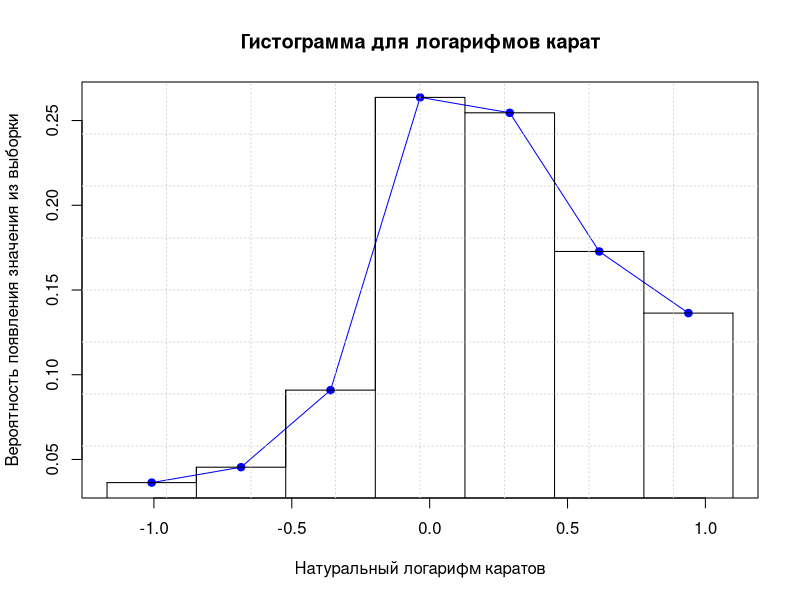
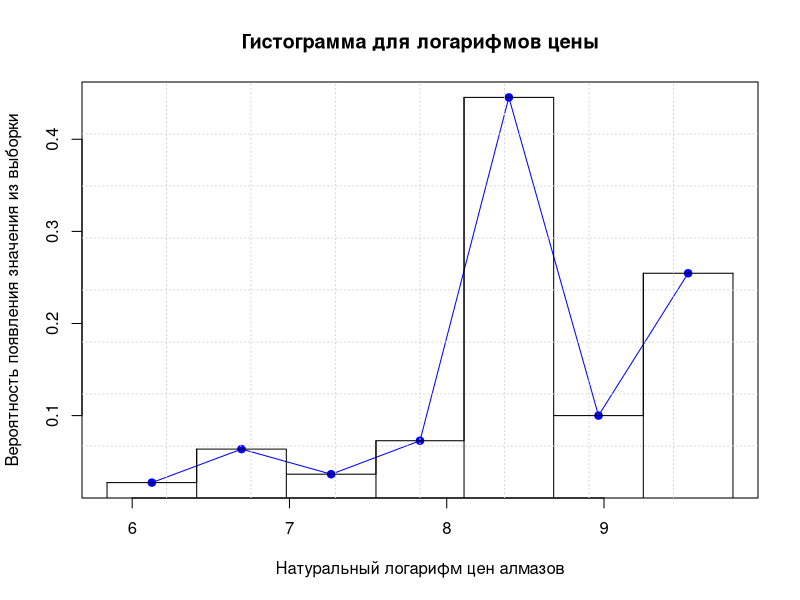
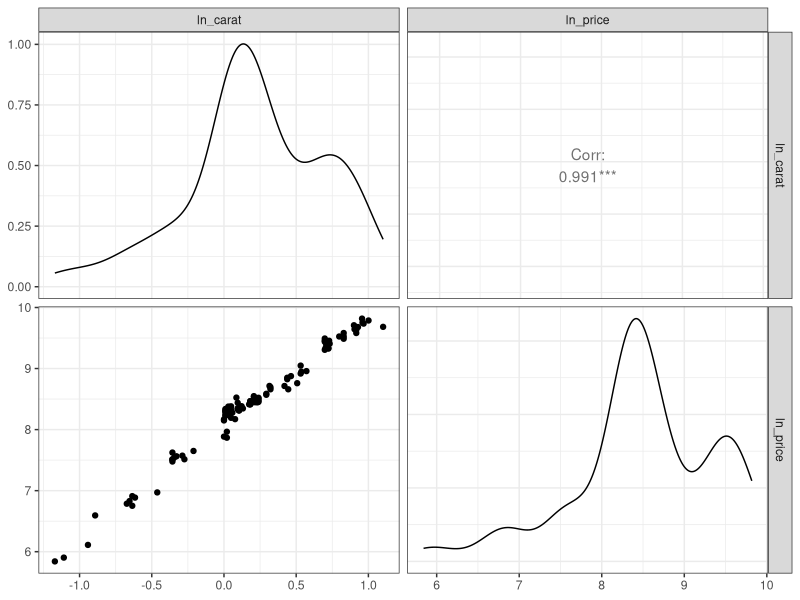
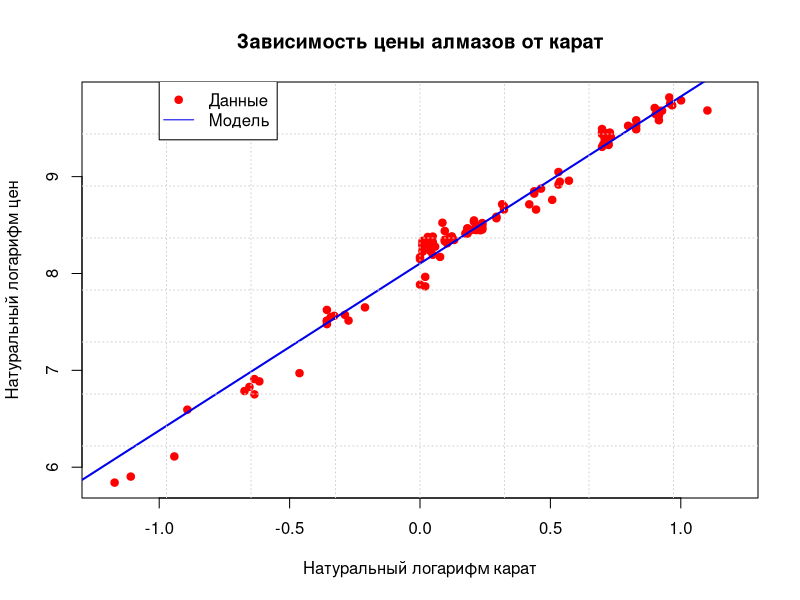
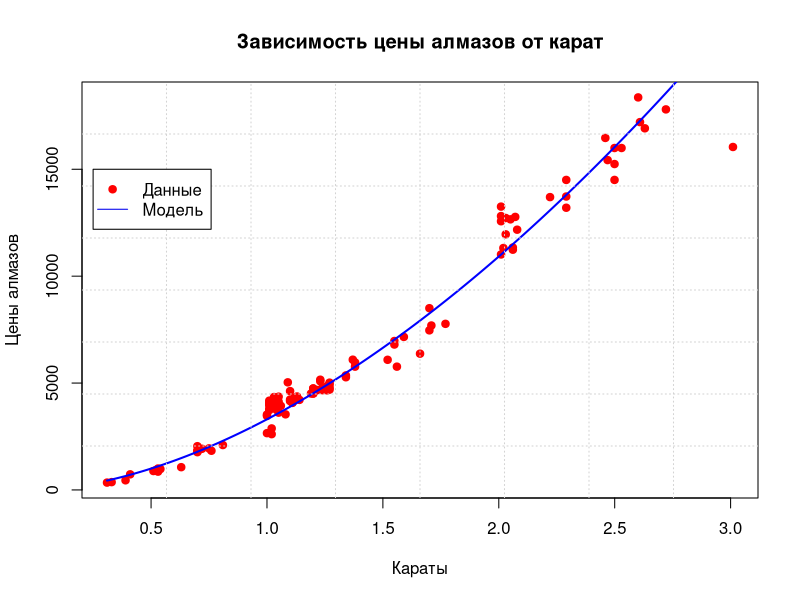
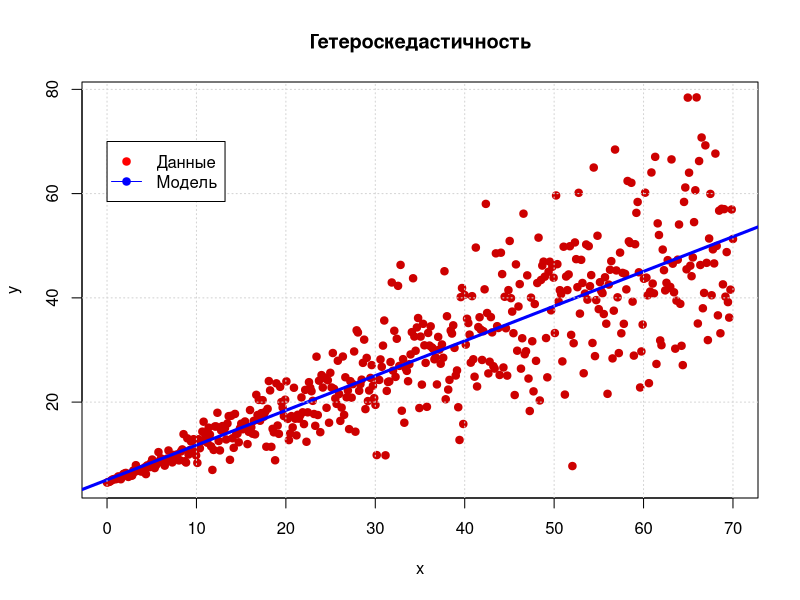
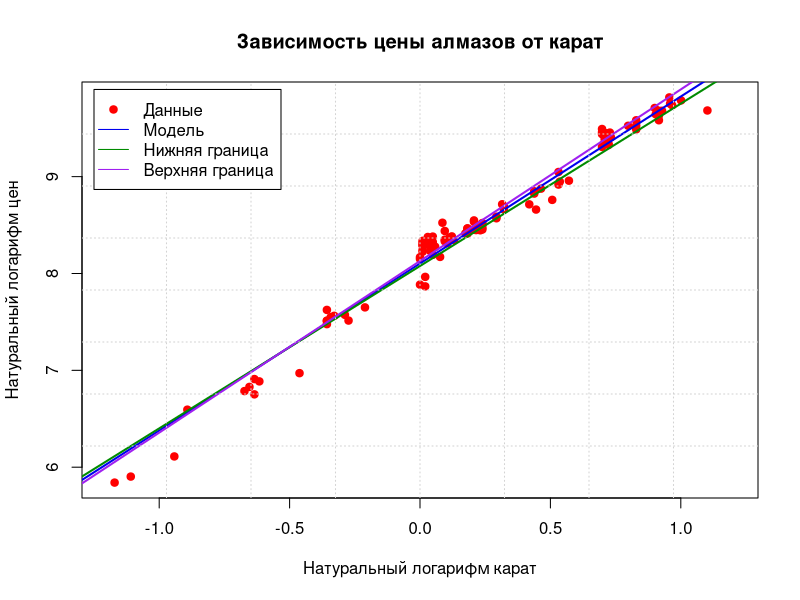
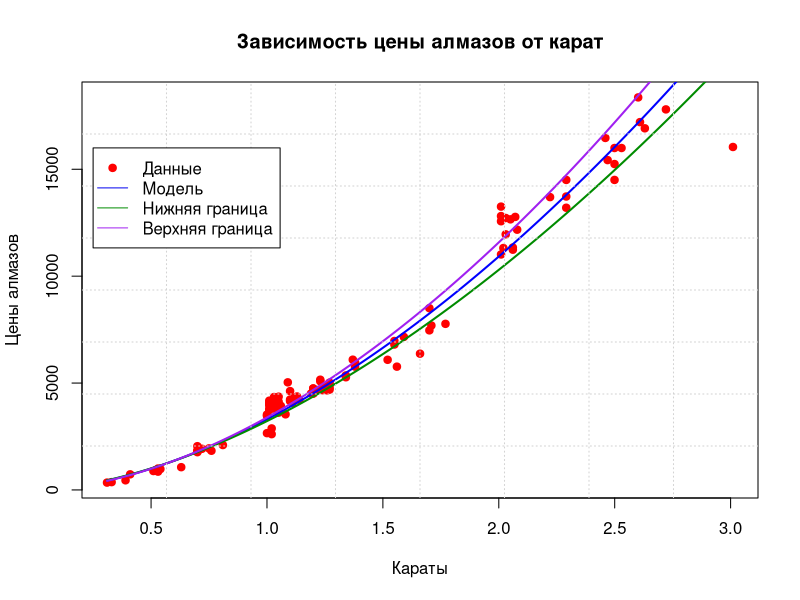

Source code (R) for these figures, in order:
## ---- chunk 1
knitr::opts_chunk$set(echo = FALSE, 
                      dpi = 500, 
                      out.width = "60%", 
                      fig.align = 'center')
library(dplyr)
library(stringr)
library(ggplot2)
library(GGally)
## ---- chunk 2
data <- subset(ggplot2::diamonds, cut == "Ideal" & color == "J" & clarity == "SI2")
data$carat <- round(log(data$carat), 3)
data$price <- round(log(data$price), 3)
data <- data[, c("carat", "price")]
colnames(data) <- c("ln_carat", "ln_price")
## ---- chunk 3
hist_table <- function(X_sample, groups = "Sturges") {
  N <- length(X_sample)
  if (stringr::str_to_lower(groups[1]) == "sturges") {
    groups <- 1 + floor(log2(N))
  }
  
  factor_groups <- cut(X_sample, groups)
  table_cut <- table(factor_groups)
  
  Z <- names(table_cut) %>% 
    stringr::str_replace_all(pattern = "[\\(\\]]", repl = "") %>% 
    stringr::str_split(",") %>% 
    unlist() %>% 
    as.numeric()
  
  table_hist <- data.frame(groupnames = factor(x = names(table_cut), 
                                                levels = levels(factor_groups)),
                           abs_freq = as.numeric(table_cut),
                           rel_freq = as.numeric(table_cut) / N,
                           low = Z[seq(1, length(Z), 2)],
                           high = Z[seq(2, length(Z), 2)],
                           med = (Z[seq(1, length(Z), 2)] + Z[seq(2, length(Z), 2)]) / 2,
                           h = (Z[seq(2, length(Z), 2)] - Z[seq(1, length(Z), 2)]))
  return(table_hist)
}
## ---- chunk 4
hist_table_ln_carat <- hist_table(data$ln_carat)
hist_table_ln_price <- hist_table(data$ln_price)
## ---- chunk 5
hist_table_ln_carat
## ---- chunk 6
plot(hist_table_ln_carat$med, hist_table_ln_carat$rel_freq, 
     type = "o", pch = 19, col = "blue",
     xlim = c(min(hist_table_ln_carat$low) ,max(hist_table_ln_carat$high)),
     main = "Гистограмма для логарифмов карат",
     xlab = "Натуральный логарифм каратов",
     ylab = "Вероятность появления значения из выборки")
lines(hist_table_ln_carat$low, hist_table_ln_carat$rel_freq, 
     type = "s", pch = 19, col = "black")
lines(hist_table_ln_carat$low, hist_table_ln_carat$rel_freq, 
     type = "h", pch = 19, col = "black")
segments(x0 = hist_table_ln_carat$high[nrow(hist_table_ln_carat)], 
         x1 = hist_table_ln_carat$high[nrow(hist_table_ln_carat)],
         y0 = 0,
         y1 = hist_table_ln_carat$rel_freq[nrow(hist_table_ln_carat)])
segments(x0 = hist_table_ln_carat$low[nrow(hist_table_ln_carat)], 
         x1 = hist_table_ln_carat$high[nrow(hist_table_ln_carat)],
         y0 = hist_table_ln_carat$rel_freq[nrow(hist_table_ln_carat)],
         y1 = hist_table_ln_carat$rel_freq[nrow(hist_table_ln_carat)])
grid(nx = 8)
## ---- chunk 7
hist_table_ln_price
## ---- chunk 8
plot(hist_table_ln_price$med, hist_table_ln_price$rel_freq, 
     type = "o", pch = 19, col = "blue",
     xlim = c(min(hist_table_ln_price$low) ,max(hist_table_ln_price$high)),
     main = "Гистограмма для логарифмов цены",
     xlab = "Натуральный логарифм цен алмазов",
     ylab = "Вероятность появления значения из выборки")
lines(hist_table_ln_price$low, hist_table_ln_price$rel_freq, 
     type = "s", pch = 19, col = "black")
lines(hist_table_ln_price$low, hist_table_ln_price$rel_freq, 
     type = "h", pch = 19, col = "black")
segments(x0 = hist_table_ln_price$high[nrow(hist_table_ln_price)], 
         x1 = hist_table_ln_price$high[nrow(hist_table_ln_price)],
         y0 = 0,
         y1 = hist_table_ln_price$rel_freq[nrow(hist_table_ln_price)])
segments(x0 = hist_table_ln_price$low[nrow(hist_table_ln_price)], 
         x1 = hist_table_ln_price$high[nrow(hist_table_ln_price)],
         y0 = hist_table_ln_price$rel_freq[nrow(hist_table_ln_price)],
         y1 = hist_table_ln_price$rel_freq[nrow(hist_table_ln_price)])
grid(nx = 8)
## ---- chunk 9
mean_x <- mean(data$ln_carat)
std_x <- sqrt(sum(hist_table_ln_carat$rel_freq * (hist_table_ln_carat$med - mean_x)^2))
mean_y <- mean(data$ln_price)
std_y <- sqrt(sum(hist_table_ln_price$rel_freq * (hist_table_ln_price$med - mean_y)^2))
## ---- chunk 10
ggpairs(data) +
  theme_bw()
## ---- chunk 11
cor <- (mean(data$ln_carat * data$ln_price) - mean_x * mean_y) / (std_x * std_y)
## ---- chunk 12
t_r <- abs(cor) * sqrt((nrow(data) - 2) / (1 - cor^2))
## ---- chunk 13
a_coeff <- cor * std_y / std_x
b_coeff <- mean_y - a_coeff * mean_x
## ---- chunk 14
plot(data$ln_carat, data$ln_price, type = "p", pch = 19, col = "red",
     main = "Зависимость цены алмазов от карат",
     xlab = "Натуральный логарифм карат",
     ylab = "Натуральный логарифм цен",
     xlim = c(-1.2, 1.2))
abline(a = b_coeff, b = a_coeff, col = "blue2", lwd = I(2))
grid(nx = 8)
legend(x = -1, y = 10,
       legend = c("Данные", "Модель"),
       col = c("red", "blue2"), 
       lty = c(0, 1),
       pch = c(19, -1))
## ---- chunk 15
x_grid <- seq(min(exp(data$ln_carat)), max(exp(data$ln_carat)), length.out = 2000)

plot(exp(data$ln_carat), exp(data$ln_price), type = "p", pch = 19, col = "red",
     main = "Зависимость цены алмазов от карат",
     xlab = "Караты",
     ylab = "Цены алмазов")
lines(x_grid, (x_grid**a_coeff) * exp(b_coeff), 
      pch = 19, col = "blue", lwd = I(2))
grid(nx = 8)
legend(x = 0.25, y = 15000,
       legend = c("Данные", "Модель"),
       col = c("red", "blue2"), 
       lty = c(0, 1),
       pch = c(19, -1))
## ---- chunk 16
set.seed(124)

x_grid <- seq(0, 70, length.out=500)
y_seol <- 0.7 * x_grid + 4.56 + rnorm(500, 0, 1) * x_grid * 0.2
model_lm <- lm(y_seol ~ x_grid)


plot(x_grid, y_seol, type = "p", pch = 19, main = "Гетероскедастичность",
     col = "red3",
     xlab = "x", ylab = "y")
abline(a = model_lm$coefficients[1], 
       b = model_lm$coefficients[2], col ="blue", lwd = I(3))
grid()
legend(x = 0, y = 70, legend = c("Данные", "Модель"),
       col = c("red", "blue"), pch = c(19, 19), lty = c(0, 1))
## ---- chunk 17
n <- nrow(data)
m <- floor(3 * nrow(data) / 8)
k <- 1
## ---- chunk 18
sorted_data <- data[order(data$ln_carat),]
subset_1 <- sorted_data[1:m, ]
subset_2 <- sorted_data[(n-m+1):n, ]
model1 <- lm(ln_price ~ ln_carat, subset_1)
model2 <- lm(ln_price ~ ln_carat, subset_2)

RSS_1 <- sum((subset_1$ln_carat * model1$coefficients[2] + model1$coefficients[1] - subset_1$ln_price)^2)
RSS_2 <- sum((subset_2$ln_carat * model2$coefficients[2] + model2$coefficients[1] - subset_2$ln_price)^2)

F_stat <- RSS_1 / RSS_2

q_crit <- qf(0.975, 40, 40)
## ---- chunk 19
RSS <- sum((data$ln_price - data$ln_carat * a_coeff - b_coeff)^2)
TSS <- sum((data$ln_price - mean_y)^2)
F_stat_reg <- (RSS * (n - 1)) / (TSS * (n - 2))
## ---- chunk 20
plot(data$ln_carat, data$ln_price, type = "p", pch = 19, col = "red",
     main = "Зависимость цены алмазов от карат",
     xlab = "Натуральный логарифм карат",
     ylab = "Натуральный логарифм цен",
     xlim = c(-1.2, 1.2))
abline(a = b_coeff, b = a_coeff, col = "blue2", lwd = I(2))
abline(a = b_coeff - 0.013 * qt(0.975, 108), 
       b = a_coeff - 0.024 * qt(0.975, 108), 
       col = "green4", lwd = I(2))
abline(a = b_coeff + 0.013 * qt(0.975, 108), 
       b = a_coeff + 0.024 * qt(0.975, 108), 
       col = "purple", lwd = I(2))
grid(nx = 8)
legend(x = -1.25, y = 9.9,
       legend = c("Данные", "Модель", 
                  "Нижняя граница", "Верхняя граница"),
       col = c("red", "blue2", "green4", "purple"), 
       lty = c(0, 1, 1, 1),
       pch = c(19, -1, -1, -1))
## ---- chunk 21
x_grid <- seq(min(exp(data$ln_carat)), max(exp(data$ln_carat)), length.out = 2000)

plot(exp(data$ln_carat), exp(data$ln_price), type = "p", pch = 19, col = "red",
     main = "Зависимость цены алмазов от карат",
     xlab = "Караты",
     ylab = "Цены алмазов")
lines(x_grid, (x_grid**a_coeff) * exp(b_coeff), 
      pch = 19, col = "blue", lwd = I(2))
lines(x_grid, (x_grid**(a_coeff - 0.024 * qt(0.975, 108))) * 
        exp((b_coeff - 0.013 * qt(0.975, 108))), 
      pch = 19, col = "green4", lwd = I(2))
lines(x_grid, (x_grid**(a_coeff + 0.024 * qt(0.975, 108))) * 
        exp((b_coeff + 0.013 * qt(0.975, 108))), 
      pch = 19, col = "purple", lwd = I(2))
grid(nx = 8)
legend(x = 0.25, y = 16000,
       legend = c("Данные", "Модель", 
                  "Нижняя граница", "Верхняя граница"),
       col = c("red", "blue2", "green4", "purple"), 
       lty = c(0, 1, 1, 1),
       pch = c(19, -1, -1, -1))
